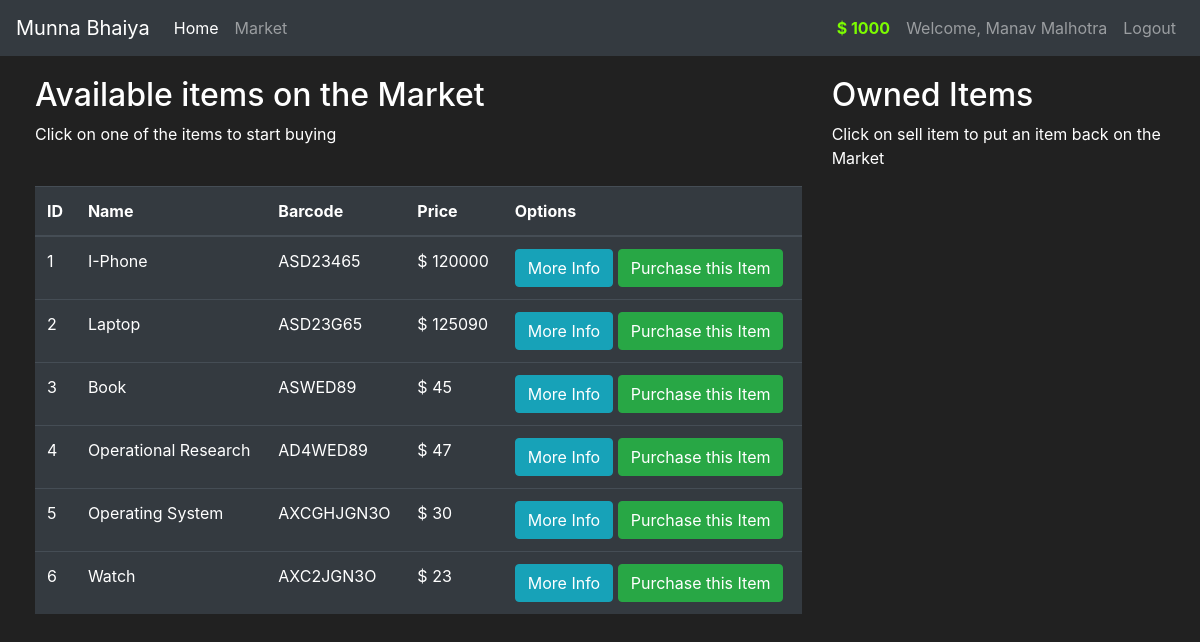
The app's page /market (signed in) with its own data.
### market.py (models this page shows, shortened)
class User(db.Model,UserMixin):
    id = db.Column(db.Integer, primary_key=True)
    username = db.Column(db.String(length=30),unique=True,nullable=False)
    email_address = db.Column(db.String(length=50),nullable=False,unique=True)
    password_hash = db.Column(db.String(length=60),nullable=False)
    budget = db.Column(db.Integer(),nullable=False,default=1000) # setting default value 1000 as the initial budget to customer
    items = db.relationship('Item', backref='owned_user',lazy = True) # here lazy = true is used in order to fetch all the related data
    @property
    def prettier_budget(self):
            return f"$ {self.budget}"
    @property
    def password(self):
        return self.password

class Item(db.Model):
    id = db.Column(db.Integer, primary_key=True) # combination of non-null as well as unique
    name = db.Column(db.String(length=20),nullable = False,unique = True) # setting the string type column
    price = db.Column(db.Integer(),nullable = False)
    barcode = db.Column(db.String(length=12),nullable = False,unique = True)
    description = db.Column(db.String(length=1024)) # this can be null if you dont want to add description
    owner = db.Column(db.Integer(),db.ForeignKey(User.id))

### market.py (the view, shortened to what this page needs)
@app.route('/market', methods=['GET', 'POST'])
@login_required
def market_page():
    purchase_form = PurchaseItemForm()
    selling_form = SellItemForm()
    if request.method == "GET":
        items = Item.query.filter_by(owner=None)
        owned_items = Item.query.filter_by(owner=current_user.id)
        return render_template('market.html', items=items, purchase_form=purchase_form, owned_items=owned_items, selling_form=selling_form)

### market.py (called while the page is built)
@login_manager.user_loader
def load_user(user_id):
    return User.query.get(int(user_id))

### templates/market.html (shortened to what this page needs)
<!doctype html>
<html lang="en">
  <head>
    <link rel="stylesheet" href="https://cdn.jsdelivr.net/npm/bootstrap@4.5.3/dist/css/bootstrap.min.css">
  </head>
  <body>
    <nav class="navbar navbar-expand-md navbar-dark bg-dark">
      <a class="navbar-brand" href="#">Munna Bhaiya</a>
      <div class="collapse navbar-collapse" id="navbarNav">
        <ul class="navbar-nav mr-auto">
            <li class="nav-item active">
                <a class="nav-link" href="/home">Home <span class="sr-only">(current)</span></a>
            </li>
            <li class="nav-item">
                <a class="nav-link" href="/market">Market</a>
            </li>
        </ul>
          {% if current_user.is_authenticated %}
            <ul class="navbar-nav">
                <li class="nav-item">
                    <a class="nav-link" style="color: lawngreen; font-weight: bold">
                        {{ current_user.prettier_budget }}
                    </a>
                </li>
                <li class="nav-item">
                    <a class="nav-link">Welcome, {{ current_user.username }}</a>
                </li>
                <li class="nav-item">
                    <a class="nav-link" href="/logout">Logout</a>
                </li>
            </ul>
          {% endif %}
      </div>
    </nav>
<div class="row" style="margin-top:20px; margin-left:20px">
  <div class="col-8">
      <h2>Available items on the Market</h2>
      <p>Click on one of the items to start buying</p>
      <br>
     <table class="table table-hover table-dark">
        <thead>
           <tr>
              <th scope="col">ID</th>
              <th scope="col">Name</th>
              <th scope="col">Barcode</th>
              <th scope="col">Price</th>
              <th scope="col">Options</th>
           </tr>
        </thead>
        <tbody>
           {% for item in items %}
           <tr>
              <td>{{ item.id }}</td>
              <td>{{ item.name }}</td>
              <td>{{ item.barcode }}</td>
              <td>$ {{ item.price }}</td>
              <td>
                 <button class="btn btn-outline btn-info" data-toggle="modal" data-target="#Modal-MoreInfo-{{ item.id }}">More Info</button>
                 <button class="btn btn-outline btn-success" data-toggle="modal" data-target="#Modal-PurchaseConfirm-{{ item.id }}">Purchase this Item</button>
              </td>
           </tr>
           {% endfor %}
        </tbody>
     </table>
  </div>
  <div class="col-4">
       <h2>Owned Items</h2>
       <p>Click on sell item to put an item back on the Market</p>
       <br>
  </div>
</div>
  </body>
</html>

### templates/market.html (style rules this page uses)
body { background-color: #212121; color: white }

### records on screen
User: username "Manav Malhotra"
Item: id "1", name "I-Phone", barcode "ASD23465", price "120000"
Item: id "2", name "Laptop", barcode "ASD23G65", price "125090"
Item: id "3", name "Book", barcode "ASWED89", price "45"
Item: id "4", name "Operational Research", barcode "AD4WED89", price "47"
Item: id "5", name "Operating System", barcode "AXCGHJGN3O", price "30"
Item: id "6", name "Watch", barcode "AXC2JGN3O", price "23"

### other values on screen
{{ current_user.prettier_budget }} "$ 1000"
